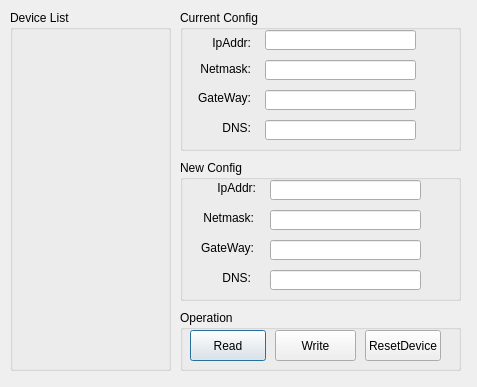
<?xml version="1.0" encoding="UTF-8"?>
<ui version="4.0">
 <class>QEditIpConfigDialog</class>
 <widget class="QDialog" name="QEditIpConfigDialog">
  <property name="geometry">
   <rect>
    <x>0</x>
    <y>0</y>
    <width>477</width>
    <height>387</height>
   </rect>
  </property>
  <property name="minimumSize">
   <size>
    <width>477</width>
    <height>387</height>
   </size>
  </property>
  <property name="maximumSize">
   <size>
    <width>477</width>
    <height>387</height>
   </size>
  </property>
  <property name="windowTitle">
   <string>Device Ip Config</string>
  </property>
  <widget class="QGroupBox" name="groupBoxDeviceList">
   <property name="geometry">
    <rect>
     <x>10</x>
     <y>10</y>
     <width>161</width>
     <height>361</height>
    </rect>
   </property>
   <property name="title">
    <string>Device List</string>
   </property>
  </widget>
  <widget class="QGroupBox" name="groupBox_2">
   <property name="geometry">
    <rect>
     <x>180</x>
     <y>10</y>
     <width>281</width>
     <height>141</height>
    </rect>
   </property>
   <property name="title">
    <string>Current Config</string>
   </property>
   <widget class="QLabel" name="label">
    <property name="geometry">
     <rect>
      <x>20</x>
      <y>25</y>
      <width>51</width>
      <height>16</height>
     </rect>
    </property>
    <property name="text">
     <string>IpAddr:</string>
    </property>
    <property name="alignment">
     <set>Qt::AlignRight|Qt::AlignTrailing|Qt::AlignVCenter</set>
    </property>
   </widget>
   <widget class="QLabel" name="label_2">
    <property name="geometry">
     <rect>
      <x>5</x>
      <y>51</y>
      <width>66</width>
      <height>16</height>
     </rect>
    </property>
    <property name="text">
     <string>Netmask:</string>
    </property>
    <property name="alignment">
     <set>Qt::AlignRight|Qt::AlignTrailing|Qt::AlignVCenter</set>
    </property>
   </widget>
   <widget class="QLabel" name="label_3">
    <property name="geometry">
     <rect>
      <x>15</x>
      <y>80</y>
      <width>56</width>
      <height>16</height>
     </rect>
    </property>
    <property name="text">
     <string>GateWay:</string>
    </property>
    <property name="alignment">
     <set>Qt::AlignRight|Qt::AlignTrailing|Qt::AlignVCenter</set>
    </property>
   </widget>
   <widget class="QLabel" name="label_4">
    <property name="geometry">
     <rect>
      <x>20</x>
      <y>110</y>
      <width>51</width>
      <height>16</height>
     </rect>
    </property>
    <property name="layoutDirection">
     <enum>Qt::LeftToRight</enum>
    </property>
    <property name="text">
     <string>DNS:</string>
    </property>
    <property name="alignment">
     <set>Qt::AlignRight|Qt::AlignTrailing|Qt::AlignVCenter</set>
    </property>
   </widget>
   <widget class="QLineEdit" name="lineEditCurrIpAddr">
    <property name="geometry">
     <rect>
      <x>85</x>
      <y>20</y>
      <width>151</width>
      <height>20</height>
     </rect>
    </property>
   </widget>
   <widget class="QLineEdit" name="lineEditCurrNetmask">
    <property name="geometry">
     <rect>
      <x>85</x>
      <y>50</y>
      <width>151</width>
      <height>20</height>
     </rect>
    </property>
   </widget>
   <widget class="QLineEdit" name="lineEditCurrGateway">
    <property name="geometry">
     <rect>
      <x>85</x>
      <y>80</y>
      <width>151</width>
      <height>20</height>
     </rect>
    </property>
   </widget>
   <widget class="QLineEdit" name="lineEditCurrDns">
    <property name="geometry">
     <rect>
      <x>85</x>
      <y>110</y>
      <width>151</width>
      <height>20</height>
     </rect>
    </property>
   </widget>
  </widget>
  <widget class="QGroupBox" name="groupBox_3">
   <property name="geometry">
    <rect>
     <x>180</x>
     <y>160</y>
     <width>281</width>
     <height>141</height>
    </rect>
   </property>
   <property name="title">
    <string>New Config</string>
   </property>
   <widget class="QLineEdit" name="lineEditNewNetmask">
    <property name="geometry">
     <rect>
      <x>90</x>
      <y>50</y>
      <width>151</width>
      <height>20</height>
     </rect>
    </property>
   </widget>
   <widget class="QLineEdit" name="lineEditNewDns">
    <property name="geometry">
     <rect>
      <x>90</x>
      <y>110</y>
      <width>151</width>
      <height>20</height>
     </rect>
    </property>
   </widget>
   <widget class="QLineEdit" name="lineEditNewGateway">
    <property name="geometry">
     <rect>
      <x>90</x>
      <y>80</y>
      <width>151</width>
      <height>20</height>
     </rect>
    </property>
   </widget>
   <widget class="QLineEdit" name="lineEditNewIpaddr">
    <property name="geometry">
     <rect>
      <x>90</x>
      <y>20</y>
      <width>151</width>
      <height>20</height>
     </rect>
    </property>
   </widget>
   <widget class="QLabel" name="label_5">
    <property name="geometry">
     <rect>
      <x>20</x>
      <y>80</y>
      <width>54</width>
      <height>16</height>
     </rect>
    </property>
    <property name="text">
     <string>GateWay:</string>
    </property>
    <property name="alignment">
     <set>Qt::AlignRight|Qt::AlignTrailing|Qt::AlignVCenter</set>
    </property>
   </widget>
   <widget class="QLabel" name="label_6">
    <property name="geometry">
     <rect>
      <x>8</x>
      <y>50</y>
      <width>66</width>
      <height>16</height>
     </rect>
    </property>
    <property name="text">
     <string>Netmask:</string>
    </property>
    <property name="alignment">
     <set>Qt::AlignRight|Qt::AlignTrailing|Qt::AlignVCenter</set>
    </property>
   </widget>
   <widget class="QLabel" name="label_7">
    <property name="geometry">
     <rect>
      <x>25</x>
      <y>20</y>
      <width>51</width>
      <height>16</height>
     </rect>
    </property>
    <property name="text">
     <string>IpAddr:</string>
    </property>
    <property name="alignment">
     <set>Qt::AlignRight|Qt::AlignTrailing|Qt::AlignVCenter</set>
    </property>
   </widget>
   <widget class="QLabel" name="label_8">
    <property name="geometry">
     <rect>
      <x>20</x>
      <y>110</y>
      <width>51</width>
      <height>16</height>
     </rect>
    </property>
    <property name="layoutDirection">
     <enum>Qt::LeftToRight</enum>
    </property>
    <property name="text">
     <string>DNS:</string>
    </property>
    <property name="alignment">
     <set>Qt::AlignRight|Qt::AlignTrailing|Qt::AlignVCenter</set>
    </property>
   </widget>
  </widget>
  <widget class="QGroupBox" name="groupBox_4">
   <property name="geometry">
    <rect>
     <x>180</x>
     <y>310</y>
     <width>281</width>
     <height>61</height>
    </rect>
   </property>
   <property name="title">
    <string>Operation</string>
   </property>
   <widget class="QPushButton" name="pushButtonReadIpconfig">
    <property name="geometry">
     <rect>
      <x>10</x>
      <y>20</y>
      <width>76</width>
      <height>31</height>
     </rect>
    </property>
    <property name="text">
     <string>Read</string>
    </property>
   </widget>
   <widget class="QPushButton" name="pushButtonWriteIpconfig">
    <property name="geometry">
     <rect>
      <x>95</x>
      <y>20</y>
      <width>81</width>
      <height>31</height>
     </rect>
    </property>
    <property name="text">
     <string>Write</string>
    </property>
   </widget>
   <widget class="QPushButton" name="pushButtonResetDevcie">
    <property name="geometry">
     <rect>
      <x>185</x>
      <y>20</y>
      <width>76</width>
      <height>31</height>
     </rect>
    </property>
    <property name="text">
     <string>ResetDevice</string>
    </property>
   </widget>
  </widget>
 </widget>
 <tabstops>
  <tabstop>lineEditCurrIpAddr</tabstop>
  <tabstop>lineEditCurrNetmask</tabstop>
  <tabstop>lineEditCurrGateway</tabstop>
  <tabstop>lineEditCurrDns</tabstop>
  <tabstop>lineEditNewIpaddr</tabstop>
  <tabstop>lineEditNewNetmask</tabstop>
  <tabstop>lineEditNewGateway</tabstop>
  <tabstop>lineEditNewDns</tabstop>
  <tabstop>pushButtonWriteIpconfig</tabstop>
  <tabstop>pushButtonReadIpconfig</tabstop>
  <tabstop>pushButtonResetDevcie</tabstop>
 </tabstops>
 <resources/>
 <connections/>
 <designerdata>
  <property name="gridDeltaX">
   <number>5</number>
  </property>
  <property name="gridDeltaY">
   <number>5</number>
  </property>
  <property name="gridSnapX">
   <bool>true</bool>
  </property>
  <property name="gridSnapY">
   <bool>true</bool>
  </property>
  <property name="gridVisible">
   <bool>true</bool>
  </property>
 </designerdata>
</ui>
